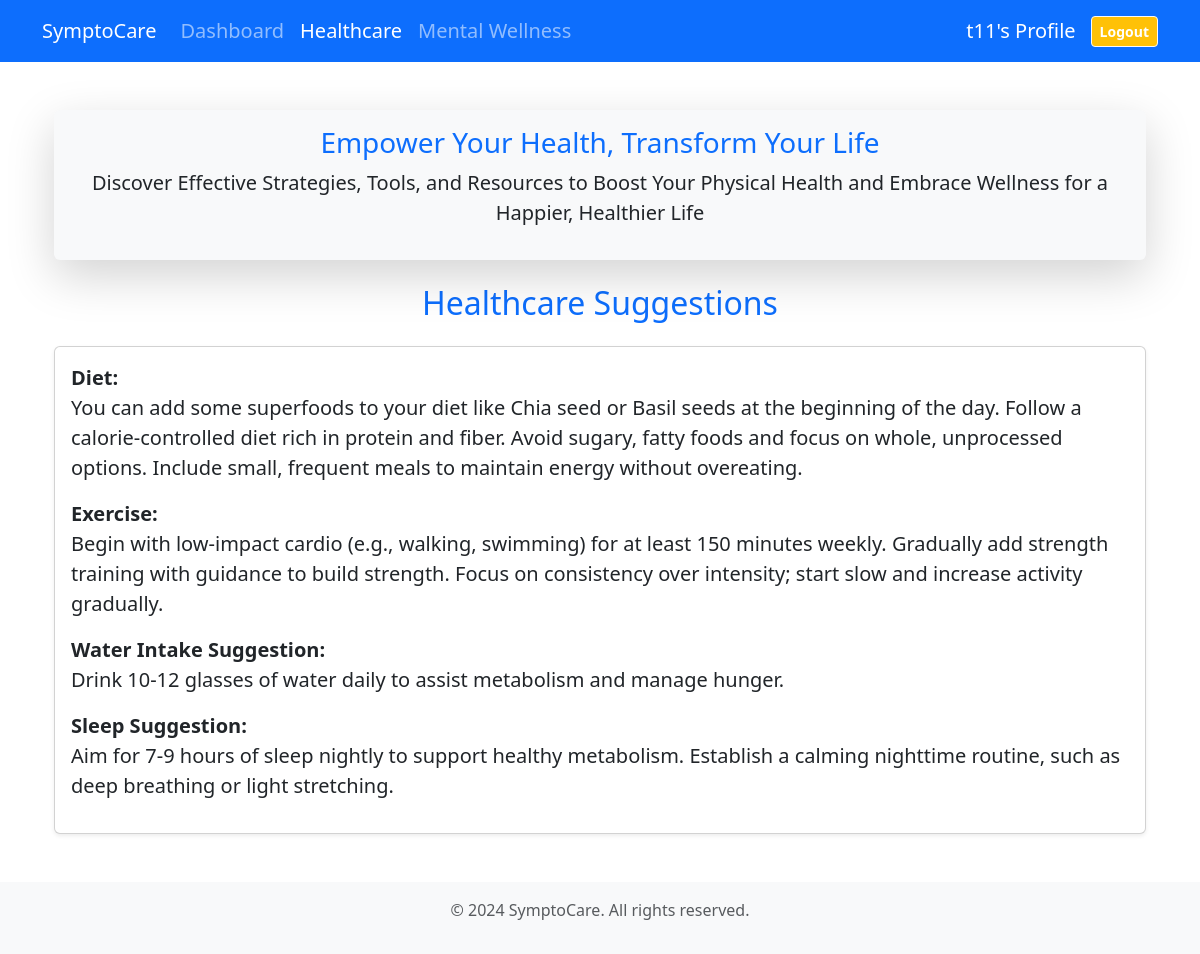
The page /healthcare/ (signed in) on the database its author committed.
### bmiInput/models.py (models this page shows, shortened)
class BMISuggestion(models.Model):
    CATEGORY_CHOICES = [
        ('Underweight', 'Underweight'),
        ('Normal', 'Normal'),
        ('Overweight', 'Overweight'),
        ('Obese', 'Obese')
    ]
    category = models.CharField(max_length=15, choices=CATEGORY_CHOICES, unique=True)
    diet_suggestion = models.TextField(default='No diet suggestion available')
    exercise_suggestion = models.TextField(default='No exercise suggestion available')
    water_intake_suggestion = models.TextField(default='No water intake suggestion available')
    sleep_suggestion = models.TextField(default='No sleep suggestion available')
    other_health_tips = models.TextField(blank=True, null=True)

### healthcare/views.py (the view)
# urls.py: path('', views.healthcare_view, name='healthcare'),
def healthcare_view(request):
    if not request.user.is_authenticated:
        return redirect('signin')
    try:
        user_profile = UserProfile.objects.get(user=request.user)
        bmi = round(user_profile.weight_value / (user_profile.height_value ** 2), 2)
        bmi_category = BMISuggestion.objects.filter(
            category=(
                'Underweight' if bmi < 18.5 else
                'Normal' if 18.5 <= bmi < 25 else
                'Overweight' if 25 <= bmi < 30 else
                'Obese'
            )
        ).first()
        disease_category = DiseaseCategory.objects.filter(name=user_profile.disease_history).first()
        healthcare_suggestions = HealthcareSuggestion.objects.filter(disease_category=disease_category)
        current_season = get_current_season()
        seasonal_diseases = SeasonalDisease.objects.filter(season=current_season) if current_season else []
    except UserProfile.DoesNotExist:
        return render(request, 'healthcare/healthcare.html', {
            'error': 'Your profile information is incomplete. Please complete your profile.',
            'healthcare_suggestions': [],
        })
    return render(request, 'healthcare/healthcare.html', {
        'disease_category': disease_category,
        'healthcare_suggestions': healthcare_suggestions,
        'bmi': bmi,
        'bmi_category': bmi_category,
        'current_season': current_season.name if current_season else "Unknown",
        'seasonal_diseases': seasonal_diseases,
    })

### healthcare/views.py (called while the page is built)
def get_current_season():
    current_month = now().month  # Get the current month
    current_season = Season.objects.filter(
        start_month__lte=current_month,  # Start month should be less than or equal to current month
        end_month__gte=current_month     # End month should be greater than or equal to current month
    ).first()  # Get the first matching result or None if no match
    return current_season

### templates/healthcare/healthcare.html (shortened to what this page needs)
{% extends 'common_codes/interface.html' %}
{% block main %}
    <div class="container my-5 fs-5 ">
        <div class="card shadow-lg mb-4 bg-light border-0">
            <div class="card-body text-center">
                <h3 class="text-primary">Empower Your Health, Transform Your Life</h3>
                <p class="lead">Discover Effective Strategies, Tools, and Resources to Boost Your Physical Health and Embrace Wellness for a Happier, Healthier Life</p>
            </div>
        </div>
        <h2 class="text-center text-primary mb-4">Healthcare Suggestions</h2>
        {% if error %}
            <div class="alert alert-danger text-center">
                {{ error }}
            </div>
        {% else %}
            {% if bmi_category %}
                <div class="card shadow-sm mb-4">
                    <div class="card-body ">
                        <p><strong>Diet:</strong> </br> {{ bmi_category.diet_suggestion|safe }}</p>
                        <p><strong>Exercise:</strong></br> {{ bmi_category.exercise_suggestion|safe }}</p>
                        <p><strong>Water Intake Suggestion:</strong></br> {{ bmi_category.water_intake_suggestion|safe }}</p>
                        <p><strong>Sleep Suggestion:</strong></br> {{ bmi_category.sleep_suggestion|safe }}</p>
                    </div>
                </div>
            {% endif %}
        {% endif %}
    </div>
{% endblock %}

### templates/common_codes/interface.html (shortened to what this page needs)
{% load static %}
<!DOCTYPE html>
<html lang="en">
    <head>
        <link href="https://cdn.jsdelivr.net/npm/bootstrap@5.3.2/dist/css/bootstrap.min.css" rel="stylesheet">
    </head>
    <body>
        <nav class="navbar navbar-expand-lg navbar-dark bg-primary fs-5">
            <div class="container">
                <a class="navbar-brand" href="{% url 'dashbord' %}">SymptoCare</a>
                <div class="collapse navbar-collapse" id="navbarNav">
                    <ul class="navbar-nav me-auto">
                        <li class="nav-item">
                            <a class="nav-link {% if request.path == '/dashbord/' %}active{% endif %}" href="{% url 'dashbord' %}">Dashboard</a>
                          </li>
                        <li class="nav-item">
                            <a class="nav-link {% if request.path == '/healthcare/' %}active{% endif %}" href="{% url 'healthcare' %}">Healthcare</a>
                        </li>
                        <li class="nav-item">
                            <a class="nav-link {% if request.path == '/dashbord/m/' %}active{% endif %}" href="{% url 'mindfullness' %}">Mental Wellness</a>
                        </li>
                    </ul>
                    <div class="d-flex align-items-center ms-3">
                        <a href="{% url 'viewp' %}" class="profile-link">
                            <span>{{ user.username }}'s Profile</span>
                        </a>
                        <a href="{% url 'logout' %}" class="btn btn-sm btn-light btn-logout bg-warning text-white"><strong>Logout</strong></a>
                    </div>
                </div>
            </div>
        </nav>
        <main class="container mt-4">{% block main %}{% endblock main %}</main>
        <footer class="footer mt-auto py-3">
            <div class="container">
                <p class="text-muted">© 2024 SymptoCare. All rights reserved.</p>
            </div>
        </footer>
    </body>
</html>

### templates/common_codes/interface.html (style rules this page uses)
body { transition: background-color 0.3s ease, color 0.3s ease; --bs-font-size-lg: 1.25rem; --bs-font-size-sm: 0.775rem; }
.footer { background-color: #f8f9fa; padding: 20px 0; text-align: center; }
.profile-link { display: flex; align-items: center; color: white; text-decoration: none; }
.btn-logout { margin-left: 15px; }

### rows shown on the page
BMISuggestion: diet_suggestion "You can add some superfoods to your diet like Chia seed or Basil seeds at the beginning of the day. Follow a calorie-controlled diet rich in protein and fiber. Avoid sugary, fatty foods and focus on whole, unprocessed options. Include small, frequent meals to maintain energy without overeating.", exercise_suggestion "Begin with low-impact cardio (e.g., walking, swimming) for at least 150 minutes weekly. Gradually add strength training with guidance to build strength. Focus on consistency over intensity; start slow and increase activity gradually.", water_intake_suggestion "Drink 10-12 glasses of water daily to assist metabolism and manage hunger.", sleep_suggestion "Aim for 7-9 hours of sleep nightly to support healthy metabolism. Establish a calming nighttime routine, such as deep breathing or light stretching."

### other values the page prints
{{ user.username }} "t11"
